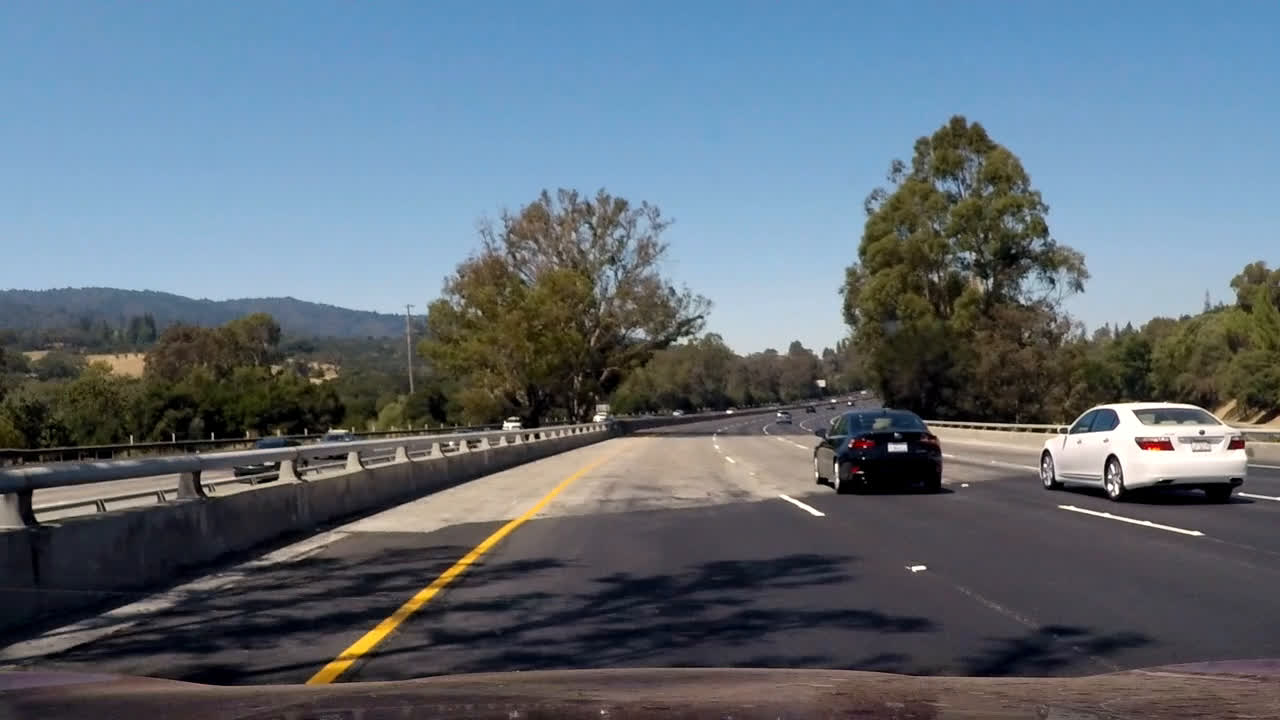
#> input picture subsample/100.jpeg, 1280 x 720 px; its folder holds only this picture in this run
$ jupyter execute --allow-errors P1.ipynb   (shell and % lines are left out)
#> lines starting #> are read from the running program, lines starting #| are printed output that depends on the picture; after the words box and inside, x2 and y2 are one past the last pixel; in counts of white or black regions, pixels touching at a corner belong together
# **Finding Lane Lines on the Road**
***
In this project, you will use the tools you learned about in the lesson to identify lane lines on the road.  You can develop your pipeline on a series of individual images, and later apply the result to a video stream (really just a series of images). Check out the video clip "raw-lines-example.mp4" (also contained in this repository) to see what the output should look like after using the helper functions below.

Once you have a result that looks roughly like "raw-lines-example.mp4", you'll need to get creative and try to average and/or extrapolate the line segments you've detected to map out the full extent of the lane lines.  You can see an example of the result you're going for in the video "P1_example.mp4".  Ultimately, you would like to draw just one line for the left side of the lane, and one for the right.

---
Let's have a look at our first image called 'test_images/solidWhiteRight.jpg'.  Run the 2 cells below (hit Shift-Enter or the "play" button above) to display the image.

**Note** If, at any point, you encounter frozen display windows or other confounding issues, you can always start again with a clean slate by going to the "Kernel" menu above and selecting "Restart & Clear Output".

---

[cell 1]
# Check Python Version
# import sys
# sys.version

**The tools you have are color selection, region of interest selection, grayscaling, Gaussian smoothing, Canny Edge Detection and Hough Tranform line detection.  You  are also free to explore and try other techniques that were not presented in the lesson.  Your goal is piece together a pipeline to detect the line segments in the image, then average/extrapolate them and draw them onto the image for display (as below).  Once you have a working pipeline, try it out on the video stream below.**

---

<figure>

 <figcaption>
 <p></p>
 <p style="text-align: center;"> Your output should look something like this (above) after detecting line segments using the helper functions below </p>
 </figcaption>
</figure>
 <p></p>
<figure>

 <figcaption>
 <p></p>
 <p style="text-align: center;"> Your goal is to connect/average/extrapolate line segments to get output like this</p>
 </figcaption>
</figure>

[cell 2]
#importing some useful packages
import matplotlib.pyplot as plt
import matplotlib.image as mpimg
import numpy as np
import cv2

#> (a cell that did not finish here is left out)

**Some OpenCV functions (beyond those introduced in the lesson) that might be useful for this project are:**

`cv2.inRange()` for color selection
`cv2.fillPoly()` for regions selection
`cv2.line()` to draw lines on an image given endpoints
`cv2.addWeighted()` to coadd / overlay two images
`cv2.cvtColor()` to grayscale or change color
`cv2.imwrite()` to output images to file
`cv2.bitwise_and()` to apply a mask to an image

**Check out the OpenCV documentation to learn about these and discover even more awesome functionality!**

Below are some helper functions to help get you started. They should look familiar from the lesson!

[cell 4]
import math

def grayscale(img):
    """Applies the Grayscale transform
    This will return an image with only one color channel
    but NOTE: to see the returned image as grayscale
    you should call plt.imshow(gray, cmap='gray')"""
    return cv2.cvtColor(img, cv2.COLOR_BGR2GRAY)

def canny(img, low_threshold, high_threshold):
    """Applies the Canny transform"""
    return cv2.Canny(img, low_threshold, high_threshold)

def gaussian_blur(img, kernel_size):
    """Applies a Gaussian Noise kernel"""
    return cv2.GaussianBlur(img, (kernel_size, kernel_size), 0)

def region_of_interest(img, vertices):
    """
    Applies an image mask.

    Only keeps the region of the image defined by the polygon
    formed from `vertices`. The rest of the image is set to black.
    """
    #defining a blank mask to start with
    mask = np.zeros_like(img)

    #defining a 3 channel or 1 channel color to fill the mask with depending on the input image
    if len(img.shape) > 2:
        channel_count = img.shape[2]  # i.e. 3 or 4 depending on your image
        ignore_mask_color = (255,) * channel_count
    else:
        ignore_mask_color = 255

    #filling pixels inside the polygon defined by "vertices" with the fill color
    cv2.fillPoly(mask, vertices, ignore_mask_color)

    #returning the image only where mask pixels are nonzero
    masked_image = cv2.bitwise_and(img, mask)
    return masked_image


def draw_lines(img, lines, color=[255, 0, 0], thickness=2):
    """
    NOTE: this is the function you might want to use as a starting point once you want to
    average/extrapolate the line segments you detect to map out the full
    extent of the lane (going from the result shown in raw-lines-example.mp4
    to that shown in P1_example.mp4).

    Think about things like separating line segments by their
    slope ((y2-y1)/(x2-x1)) to decide which segments are part of the left
    line vs. the right line.  Then, you can average the position of each of
    the lines and extrapolate to the top and bottom of the lane.

    This function draws `lines` with `color` and `thickness`.
    Lines are drawn on the image inplace (mutates the image).
    If you want to make the lines semi-transparent, think about combining
    this function with the weighted_img() function below
    """
    for line in lines:
        for x1,y1,x2,y2 in line:
            cv2.line(img, (x1, y1), (x2, y2), color, thickness)


def hough_lines(img, rho, theta, threshold, min_line_len, max_line_gap):
    """
    `img` should be the output of a Canny transform.

    Returns an image with hough lines drawn.
    """
    lines = cv2.HoughLinesP(img, rho, theta, threshold, np.array([]), minLineLength=min_line_len, maxLineGap=max_line_gap)
    line_img = np.zeros((*img.shape, 3), dtype=np.uint8)
    draw_lines(line_img, lines)
    return line_img, lines

# Python 3 has support for cool math symbols.

def weighted_img(img, initial_img, α=0.8, β=1., λ=0.):
    """
    `img` is the output of the hough_lines(), An image with lines drawn on it.
    Should be a blank image (all black) with lines drawn on it.

    `initial_img` should be the image before any processing.

    The result image is computed as follows:

    initial_img * α + img * β + λ
    NOTE: initial_img and img must be the same shape!
    """
    return cv2.addWeighted(initial_img, α, img, β, λ)

## Test on Images

Now you should build your pipeline to work on the images in the directory "test_images"
**You should make sure your pipeline works well on these images before you try the videos.**

[cell 5]
# [12 lines left out: function color_threshold, not called in this run]

[cell 6]
# [16 lines left out: function compare_images, not called in this run]

[cell 7]
import pandas as pd

size = 5     # Sliding Memory Window Size
#> size = 5
counter = 0  # Current Index Pointer/Conuter
leftdf = pd.DataFrame(columns=['left_x1','left_y1','left_x2','left_y2'])
rightdf = pd.DataFrame(columns=['right_x1','right_y1','right_x2','right_y2'])

def moving_average(lpts, rpts):
    """
    Returns a Moving Average of lane lines _after_ adding the current set of points to
    the series. Window Size is defined by global `size`.
    Ignores None Values in computing Moving Average, unless all values are `None`
    in a column. Returns a (-1, -1, -1, -1) when all values are `None`.
    """

    global counter
    global leftdf
    global rightdf

    leftdf.loc[counter%size] = [lpts[0][0], lpts[0][1], lpts[1][0], lpts[1][1]]
    rightdf.loc[counter%size] = [rpts[0][0], rpts[0][1], rpts[1][0], rpts[1][1]]

    counter +=1

    try:
        lma = leftdf.mean(axis=0).astype(int)
    except:
        lma = (-1,-1,-1,-1)

    try:
        rma = rightdf.mean(axis=0).astype(int)
    except:
        rma = (-1,-1,-1,-1)

    return lma, rma

[cell 8]
# [29 lines left out: function test_moving_average, not called in this run]

# test_moving_average()

[cell 9]
def extrapolate_lines(houghlines_image, lines, color=[255, 0, 0], thickness=10):
    """
    Extrapolate Lines using Length-Weighted Average to identify complete lanes.
    `lines` are Hough-Lines
    """

    from math import tan, pi

    SLOPE_MIN_THRESHOLD_DEGREES = 25
    SLOPE_MIN_THRESHOLD_VALUE   = tan(SLOPE_MIN_THRESHOLD_DEGREES*pi/180.)

    from collections import namedtuple
    Segment = namedtuple('Segment', 'slope, length, yint')

    IMAGE_LENGTH_Y = 540 #Image Vertical Length
    UPPER_ROI_Y    = IMAGE_LENGTH_Y*0.6

    left = list()
    right = list()

    GREEN = [0,255,0]
    BLUE  = [0,0,255]
    RED   = [255,0,0]

    DEBUG = False

    left_weighted_slope,  left_weights_sum  = 0,0
    right_weighted_slope, right_weights_sum = 0,0

    for line in lines:
        for x1,y1,x2,y2 in line:

            # Bucket Lane-Lines into Left Lane vs Right Lane.
            if x2 == x1:
                # Vertical Line
                # Inconclusive
                pass
            else:
                m = (y2 - y1) / (x2 - x1)

                # Slope Filtering
                if abs(m) < SLOPE_MIN_THRESHOLD_VALUE:
                    continue

                yint = y2 - m*x2

                # line_length (squared)
                line_length = pow(((y2-y1)*(y2-y1) + (x2-x1)*(x2-x1)) , 1.0/2)

                if DEBUG: print("Slope:", m, "Length", line_length)

                # Right Lane
                if m > 0:
                    right.append(Segment(m, line_length, yint))
                    if DEBUG: cv2.line(img, (x1, y1), (x2, y2), color=BLUE, thickness=3)

                # Left Lane
                else:
                    left.append(Segment(m, line_length, yint))
                    if DEBUG: cv2.line(img, (x1, y1), (x2, y2), color=GREEN, thickness=3)

    try:
        left_lenghts_sum  = sum(map(lambda x: x.length,  left))
        right_lenghts_sum = sum(map(lambda x: x.length, right))

        lpts = (None,None),(None,None)
        rpts = (None,None),(None,None)

        if left_lenghts_sum != 0:
            left_weighted_slope  = sum(map(lambda x: x.length*x.slope, left))/left_lenghts_sum
            left_wyint  = sum(map(lambda x: x.length*x.yint, left))/left_lenghts_sum

            # left_lane = Segment(slope=left_weighted_slope, yint=left_wyint, length=-1)

            # left_line_slope = -1*left_weighted_slope/left_lenghts_sum
            # left_yintercept = y2 - m*x2

            if DEBUG: print ("Left",left_weighted_slope, left_wyint)

            # Draw Weighted Average Lane Lines
            y1 = IMAGE_LENGTH_Y
            y2 = int(UPPER_ROI_Y)

            # y = mx + b
            # (y - b)/m = x
            x1 = int((y1 - 1.*left_wyint)/left_weighted_slope)
            x2 = int((y2 - 1.*left_wyint)/left_weighted_slope)

            lpts = (x1, y1), (x2, y2)

        if right_lenghts_sum != 0:
            right_weighted_slope = sum(map(lambda x: x.length*x.slope, right))/right_lenghts_sum
            right_wyint = sum(map(lambda x: x.length*x.yint, right))/right_lenghts_sum

            if DEBUG: print ("Right", right_weighted_slope, right_wyint)

            # right_line_slope = right_weighted_slope/right_lenghts_sum
            y1 = IMAGE_LENGTH_Y
            y2 = int(UPPER_ROI_Y)

            # y = mx + b
            # (y - b)/m = x
            x1 = int((y1 - 1.*right_wyint)/right_weighted_slope)
            x2 = int((y2 - 1.*right_wyint)/right_weighted_slope)

            rpts = (x1, y1), (x2, y2)
    except:
        # Go-to debugging mode as an exception is hit
        from IPython.core.debugger import Tracer
        Tracer()()

    # Add Values to Memory and Fetch moving Average
    lma, rma = moving_average(lpts, rpts)

    lmax1, lmay1, lmax2, lmay2 = lma
    rmax1, rmay1, rmax2, rmay2 = rma

    black_fulllines = np.zeros(houghlines_image.shape, dtype=np.uint8)

    if DEBUG: print("Left Lines (%02d), Right Lines(%02d) " % (len(left), len(right)))
    cv2.line(black_fulllines, (lmax1, lmay1), (lmax2, lmay2), color=RED, thickness=10)
    cv2.line(black_fulllines, (rmax1, rmay1), (rmax2, rmay2), color=RED, thickness=10)

    return black_fulllines

[cell 10]
def lane_detect(frame):
    """
    Run Lane Detection Pipeline on the provided image frame

    Pipeline:
       -1. Resize
        0. Grayscale
        1. Thresholding
        2. Edge Detection:
            a. Guassian Blur
            b. Canny
        3. ROI Mask
        4. Houghlines
        5. Extend Lines
            a. Extend Weighted Average
            b. Save Lines to Memory
            c. Smoothen with Moving Average from Memory

    TODO:
        Color Convert
    """

    # -1. Resize image
    frame = cv2.resize(frame, (960, 540), fx=0.75,fy=0.75)
    original = np.copy(frame)

    #     # High-White Lines Only: rgb_threshold = [200, 150, 100]
    #     # Yellow-White-Lines + High-White-Lines: rgb_threshold = [200, 150, 100]
    #     rgb_threshold = [200, 150, 100]
    #     frame = color_threshold(frame, rgb_threshold)

    # 0. Grayscale
    gray = grayscale(frame)
    # compare_images(frame, gray, 'Grayscale')

    # 2a. Blur Params
    kernel_size = 5
    blur_gray = gaussian_blur(gray, kernel_size)
    # compare_images(gray, blur_gray, 'Blur 5x5')

    # 2b. Canny Params
    low_threshold, high_threshold = 70, 150
    edges = canny(blur_gray, low_threshold, high_threshold)
    # compare_images(blur_gray, edges, 'Edge Detection 70-150')

    # 3. ROI Params:
    lenVert, lenHori = gray.shape

    bottom_left  = (           0,     lenVert)
    top_left     = (0.45*lenHori, 0.6*lenVert)
    top_right    = (0.55*lenHori, 0.6*lenVert)
    bottom_right = (     lenHori,     lenVert)

    vertices = np.array([[top_left, bottom_left, bottom_right, top_right]], dtype=np.int32)
    gray_roi = region_of_interest(edges, vertices)
    # compare_images(edges, gray_roi, 'ROI')

    # Overlay ROI Mask
    if DEBUG:
        x = [bottom_left[0], bottom_right[0], top_right[0], top_left[0], bottom_left[0]]
        y = [bottom_left[1], bottom_right[1], top_right[1], top_left[1], bottom_left[1]]
        plt.plot(x, y, 'b--', lw=4)

    # 4. Define the Hough transform parameters
    # Values in comments are more accomodating (noisy; less robust)

    rho = 1 #2                # distance resolution in pixels of the Hough grid
    theta = np.pi/180         # angular resolution in radians of the Hough grid
    threshold = 50 #30        # minimum number of votes (intersections in Hough grid cell)
    min_line_len = 10  #40 #15     # minimum number of pixels making up a line
    max_line_gap = 20         # maximum gap in pixels between connectable line segments

    lines_img, lines = hough_lines(gray_roi, rho, theta, threshold, min_line_len, max_line_gap)
    if DEBUG: print('#lines', len(lines))
    # compare_images(gray_roi, lines, 'HoughLines')

    # 5. Extrapolate Lines using Weighted Mean
    black_fulllines = extrapolate_lines(lines_img, lines)

    # Overlay Lines on original image
    weighted = weighted_img(original, black_fulllines)
    # compare_images(original, weighted)

    return weighted

[cell 11]
def test_images_loop():
    inputfiles = os.listdir(DIR)

    for file in inputfiles:
        if DEBUG: print("Processing: ", DIR+file)
        plt.figure()
        image = mpimg.imread(DIR+file)
        image = lane_detect(image)
        plt.imshow(image)

[cell 12]
import os

# DIR = "test_images/"
DIR='subsample/'
DEBUG = True

test_images_loop()
#> in test_images_loop, image is the input picture: shape (720, 1280, 3); mean R, G, B 96.4, 108.6, 119.8
#> in grayscale, `return cv2.cvtColor(img, cv2.COLOR_BGR2GRAY)`:
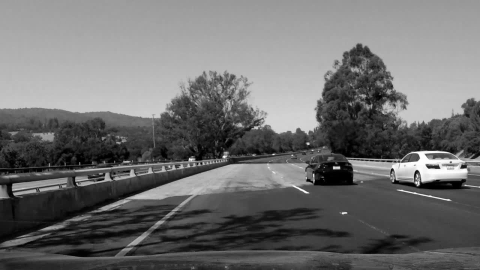
#> returned value: shape (540, 960) (shown at 1/2 size); min 0, max 255, mean 110.6
#> in canny, `return cv2.Canny(img, low_threshold, high_threshold)`:
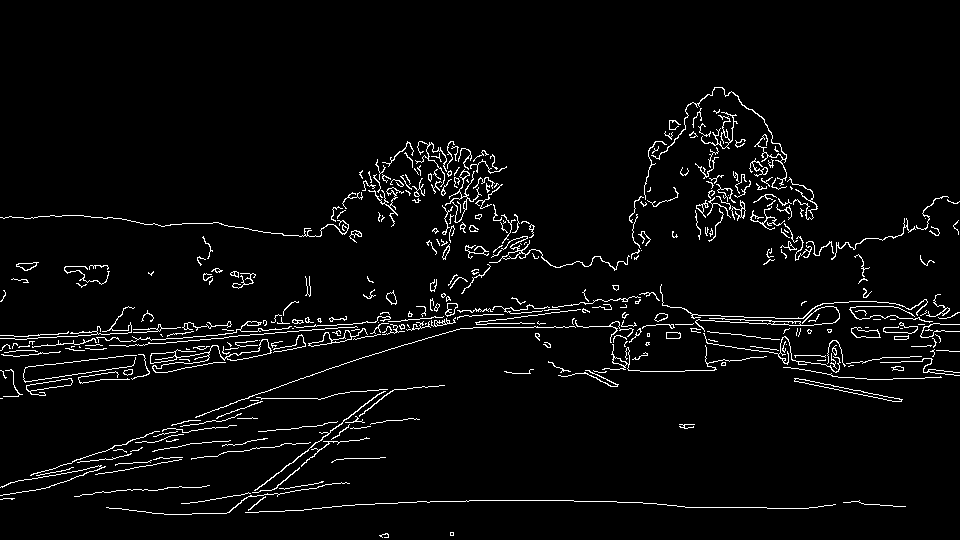
#> returned value: shape (540, 960); 3.7% white in thin lines or dots, all inside (x1, y1, x2, y2) = (0, 87, 960, 538)
#> in region_of_interest, `cv2.fillPoly(mask, vertices, ignore_mask_color)`:
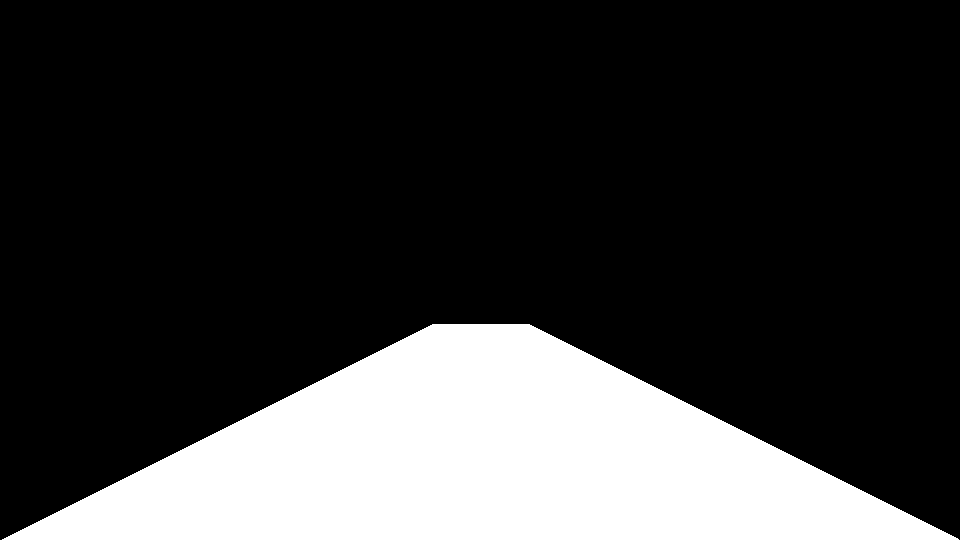
#> mask: shape (540, 960); 22% white; 1 white region, box (x1, y1, x2, y2) and area: (2, 324, 959, 540) 114047
#> in region_of_interest, `masked_image = cv2.bitwise_and(img, mask)`:
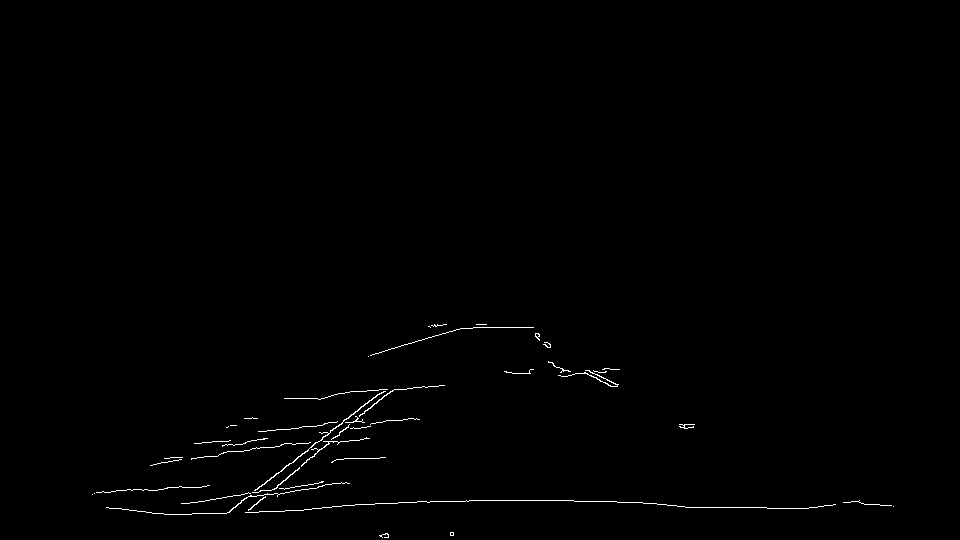
#> masked_image: shape (540, 960); 0.56% white in thin lines or dots, all inside (x1, y1, x2, y2) = (92, 324, 894, 538)
#> in hough_lines, `lines = cv2.HoughLinesP(img, rho, theta, threshold, np.array([]), minL..`: lines = 20 rows, first 6: [793, 508, 808, 508], [225, 513, 384, 389], [233, 495, 277, 496], [246, 512, 390, 391], [398, 502, 543, 500], [544, 500, 666, 504]
#> the loop in draw_lines, `for line in lines:` made 20 passes
#> after the loop in draw_lines, `for line in lines:`:
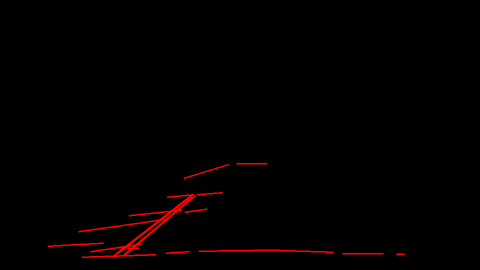
#> img: shape (540, 960, 3) (shown at 1/2 size); mean of channels 0, 1, 2 2.8, 0, 0; drawn as R, G, B
#| #lines 20
#> the loop in extrapolate_lines, `for line in lines:` made 20 passes
#> after the loop in extrapolate_lines, `for line in lines:`: left = [(-0.78, 201.6, 688.5), (-0.84, 188.1, 718.7), (-0.778, 200.2, 689.5), (-0.838, 177.5, 716.9)]; right = []
#> in extrapolate_lines, `left_lenghts_sum  = sum(map(lambda x: x.length,  left))`: left_lenghts_sum = 767.4
#> in extrapolate_lines, `right_lenghts_sum = sum(map(lambda x: x.length, right))`: right_lenghts_sum = 0
#> in extrapolate_lines, `left_weighted_slope  = sum(map(lambda x: x.length*x.slope, left))/left..`: left_weighted_slope = -0.808
#> in extrapolate_lines, `left_wyint  = sum(map(lambda x: x.length*x.yint, left))/left_lenghts_sum`: left_wyint = 702.7
#> in extrapolate_lines, `x1 = int((y1 - 1.*left_wyint)/left_weighted_slope)`: x1 = 201
#> in extrapolate_lines, `x2 = int((y2 - 1.*left_wyint)/left_weighted_slope)`: x2 = 468
#> in extrapolate_lines, `lpts = (x1, y1), (x2, y2)`: lpts = ((201, 540), (468, 324))
#> in extrapolate_lines, `lma, rma = moving_average(lpts, rpts)`: rma = (-1, -1, -1, -1)
#> in extrapolate_lines, `lmax1, lmay1, lmax2, lmay2 = lma`: lmax1 = 201; lmay1 = 540; lmax2 = 468; lmay2 = 324
#> in extrapolate_lines, `rmax1, rmay1, rmax2, rmay2 = rma`: rmax1 = -1
#> in extrapolate_lines, `cv2.line(black_fulllines, (rmax1, rmay1), (rmax2, rmay2), color=RED, t..`:
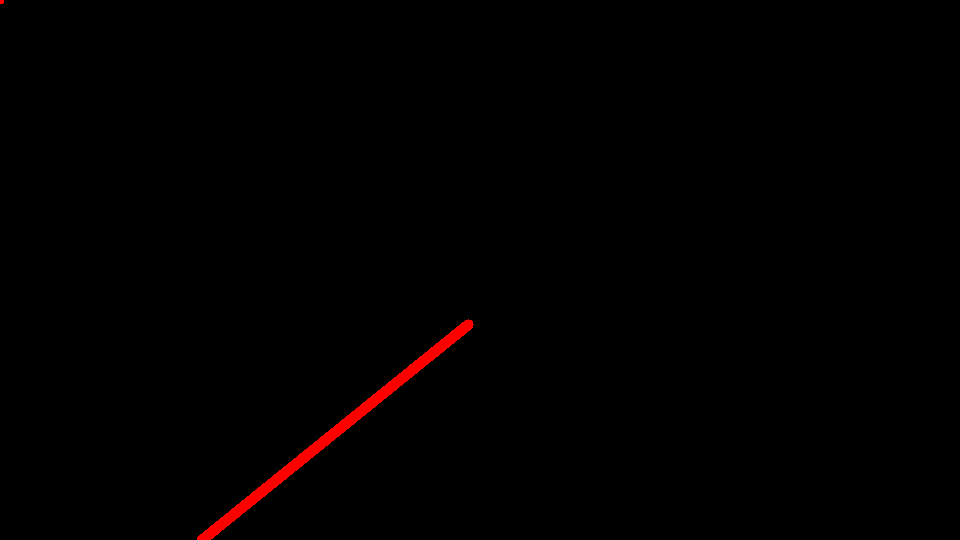
#> black_fulllines: shape (540, 960, 3); mean of channels 0, 1, 2 1.8, 0, 0; drawn as R, G, B
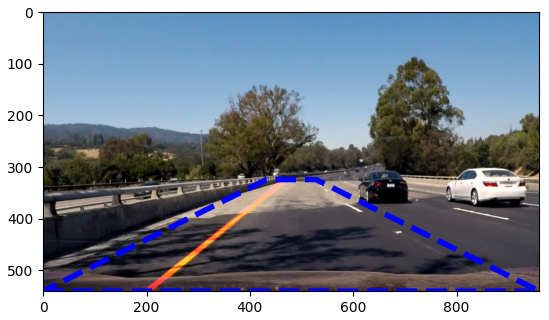
#> figure drawn by matplotlib, 1 panel
